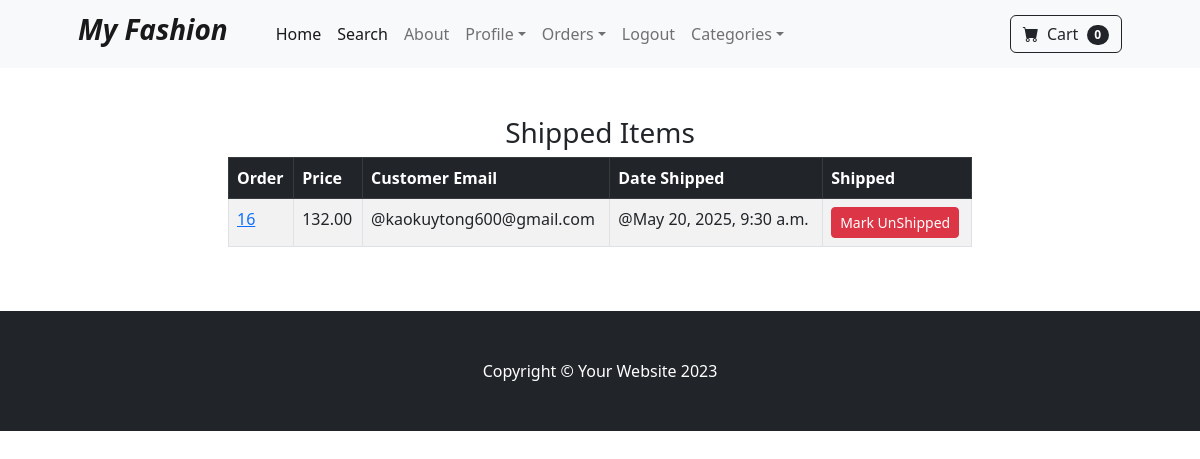
The page /payment/shipped_dash (signed in) on the database its author committed.
### payment/models.py (models this page shows, shortened)
class Order(models.Model):
    user = models.ForeignKey(User, on_delete=models.CASCADE, null=True, blank=True)
    full_name = models.CharField(max_length=250)
    email = models.EmailField(max_length=250)
    shipping_address = models.TextField(max_length=15000)
    amount_paid = models.DecimalField(max_digits=7, decimal_places=2)
    date_ordered = models.DateTimeField(auto_now_add=True)
    shipped = models.BooleanField(default=False)
    date_shipped = models.DateTimeField(blank=True, null=True)

### payment/views.py (the view, shortened to what this page needs)
def shipped_dash(request):
    if request.user.is_authenticated and request.user.is_superuser:
        orders = Order.objects.filter(shipped=True)
        return render(request, "payment/shipped_dash.html", {"orders":orders})
    else:
        messages.success(request, "Access Denied")
        return redirect('home')

### cart/cart.py (called while the page is built)
    def __len__(self):
        return len(self.cart)

### cart/context_processors.py (called while the page is built)
def cart(request):
    return {'cart': Cart(request)}

### payment/templates/payment/shipped_dash.html (shortened to what this page needs)
{% extends 'base.html' %}
{% block content %}
        <div class="container">
            <div class="row">
                <center>
                    <div class="col-8">
                        <br/><br/>
<h3>Shipped Items</h3>
<table class="table table-striped table-bordered">
  <thead class="table-dark">
    <tr>
      <th scope="col">Order</th>
      <th scope="col">Price</th>
      <th scope="col">Customer Email</th>
      <th scope="col">Date Shipped</th>
      <th scope="col">Shipped</th>
    </tr>
  </thead>
  <tbody>
    {% for item in orders %}
    <tr>
      <td><a href="{% url 'orders' item.id %}">{{ item.id }}</a></td>
      <td>{{ item.amount_paid }}</td>
      <td>@{{ item.email }}</td>
      <td>@{{ item.date_shipped }}</td>
      <td>
        <form method="POST">
          <button type="submit" class="btn btn-danger btn-sm">Mark UnShipped</button>
        </form>
      </td>
    </tr>
    {% endfor %}
  </tbody>
</table>
<br/><br/>
                    </div>
                </center>
            </div>
        </div>
{% endblock %}

### rows shown on the page
Order: id "16", amount_paid "132.00", email "kaokuytong600@gmail.com", date_shipped "May 20, 2025, 9:30 a.m."

### other values the page prints
{{ cart|length }} "0"
